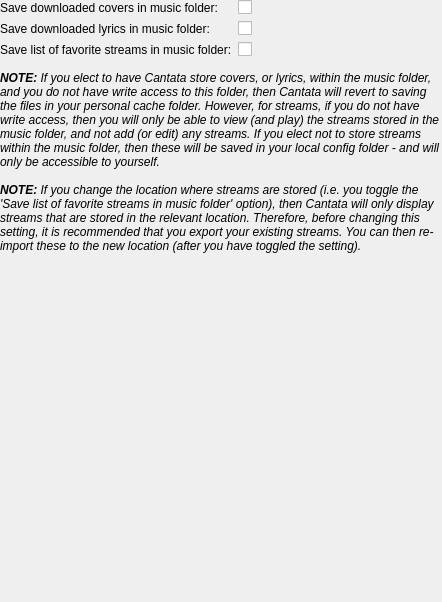
<?xml version="1.0" encoding="UTF-8"?>
<ui version="4.0">
 <class>FileSettings</class>
 <widget class="QWidget" name="FileSettings">
  <property name="geometry">
   <rect>
    <x>0</x>
    <y>0</y>
    <width>442</width>
    <height>602</height>
   </rect>
  </property>
  <layout class="QVBoxLayout" name="verticalLayout">
   <property name="margin">
    <number>0</number>
   </property>
   <item>
    <layout class="QFormLayout" name="formLayout">
     <item row="0" column="0">
      <widget class="BuddyLabel" name="storeCoversInMpdDirLabel">
       <property name="text">
        <string>Save downloaded covers in music folder:</string>
       </property>
       <property name="buddy">
        <cstring>storeCoversInMpdDir</cstring>
       </property>
      </widget>
     </item>
     <item row="0" column="1">
      <widget class="OnOffButton" name="storeCoversInMpdDir"/>
     </item>
     <item row="1" column="0">
      <widget class="BuddyLabel" name="label_4">
       <property name="text">
        <string>Save downloaded lyrics in music folder:</string>
       </property>
       <property name="buddy">
        <cstring>storeLyricsInMpdDir</cstring>
       </property>
      </widget>
     </item>
     <item row="1" column="1">
      <widget class="OnOffButton" name="storeLyricsInMpdDir">
       <property name="text">
        <string/>
       </property>
      </widget>
     </item>
     <item row="2" column="0">
      <widget class="QLabel" name="label">
       <property name="text">
        <string>Save list of favorite streams in music folder:</string>
       </property>
       <property name="buddy">
        <cstring>storeStreamsInMpdDir</cstring>
       </property>
      </widget>
     </item>
     <item row="2" column="1">
      <widget class="OnOffButton" name="storeStreamsInMpdDir">
       <property name="text">
        <string/>
       </property>
      </widget>
     </item>
    </layout>
   </item>
   <item>
    <spacer name="verticalSpacer">
     <property name="orientation">
      <enum>Qt::Vertical</enum>
     </property>
     <property name="sizeType">
      <enum>QSizePolicy::Fixed</enum>
     </property>
     <property name="sizeHint" stdset="0">
      <size>
       <width>20</width>
       <height>8</height>
      </size>
     </property>
    </spacer>
   </item>
   <item>
    <widget class="QLabel" name="label_2">
     <property name="sizePolicy">
      <sizepolicy hsizetype="Preferred" vsizetype="Maximum">
       <horstretch>0</horstretch>
       <verstretch>0</verstretch>
      </sizepolicy>
     </property>
     <property name="text">
      <string>&lt;i&gt;&lt;b&gt;NOTE:&lt;/b&gt; If you elect to have Cantata store covers, or lyrics, within the music folder, and you do not have write access to this folder, then Cantata will revert to saving the files in your personal cache folder. However, for streams, if you do not have write access, then you will only be able to view (and play) the streams stored in the music folder, and not add (or edit) any streams. If you elect not to store streams within the music folder, then these will be saved in your local config folder - and will only be accessible to yourself.&lt;/i&gt;</string>
     </property>
     <property name="alignment">
      <set>Qt::AlignLeading|Qt::AlignLeft|Qt::AlignTop</set>
     </property>
     <property name="wordWrap">
      <bool>true</bool>
     </property>
    </widget>
   </item>
   <item>
    <spacer name="verticalSpacer_2">
     <property name="orientation">
      <enum>Qt::Vertical</enum>
     </property>
     <property name="sizeType">
      <enum>QSizePolicy::Fixed</enum>
     </property>
     <property name="sizeHint" stdset="0">
      <size>
       <width>20</width>
       <height>8</height>
      </size>
     </property>
    </spacer>
   </item>
   <item>
    <widget class="StateLabel" name="streamLocationNote">
     <property name="sizePolicy">
      <sizepolicy hsizetype="Preferred" vsizetype="MinimumExpanding">
       <horstretch>0</horstretch>
       <verstretch>0</verstretch>
      </sizepolicy>
     </property>
     <property name="text">
      <string>&lt;i&gt;&lt;b&gt;NOTE:&lt;/b&gt; If you change the location where streams are stored (i.e. you toggle the 'Save list of favorite streams in music folder' option), then Cantata will only display streams that are stored in the relevant location. Therefore, before changing this setting, it is recommended that you export your existing streams. You can then re-import these to the new location (after you have toggled the setting).&lt;/i&gt;</string>
     </property>
     <property name="alignment">
      <set>Qt::AlignLeading|Qt::AlignLeft|Qt::AlignTop</set>
     </property>
     <property name="wordWrap">
      <bool>true</bool>
     </property>
    </widget>
   </item>
  </layout>
 </widget>
 <customwidgets>
  <customwidget>
   <class>BuddyLabel</class>
   <extends>QLabel</extends>
   <header>buddylabel.h</header>
  </customwidget>
  <customwidget>
   <class>StateLabel</class>
   <extends>QLabel</extends>
   <header>statelabel.h</header>
  </customwidget>
  <customwidget>
   <class>OnOffButton</class>
   <extends>QCheckBox</extends>
   <header>onoffbutton.h</header>
  </customwidget>
 </customwidgets>
 <resources/>
 <connections/>
</ui>
